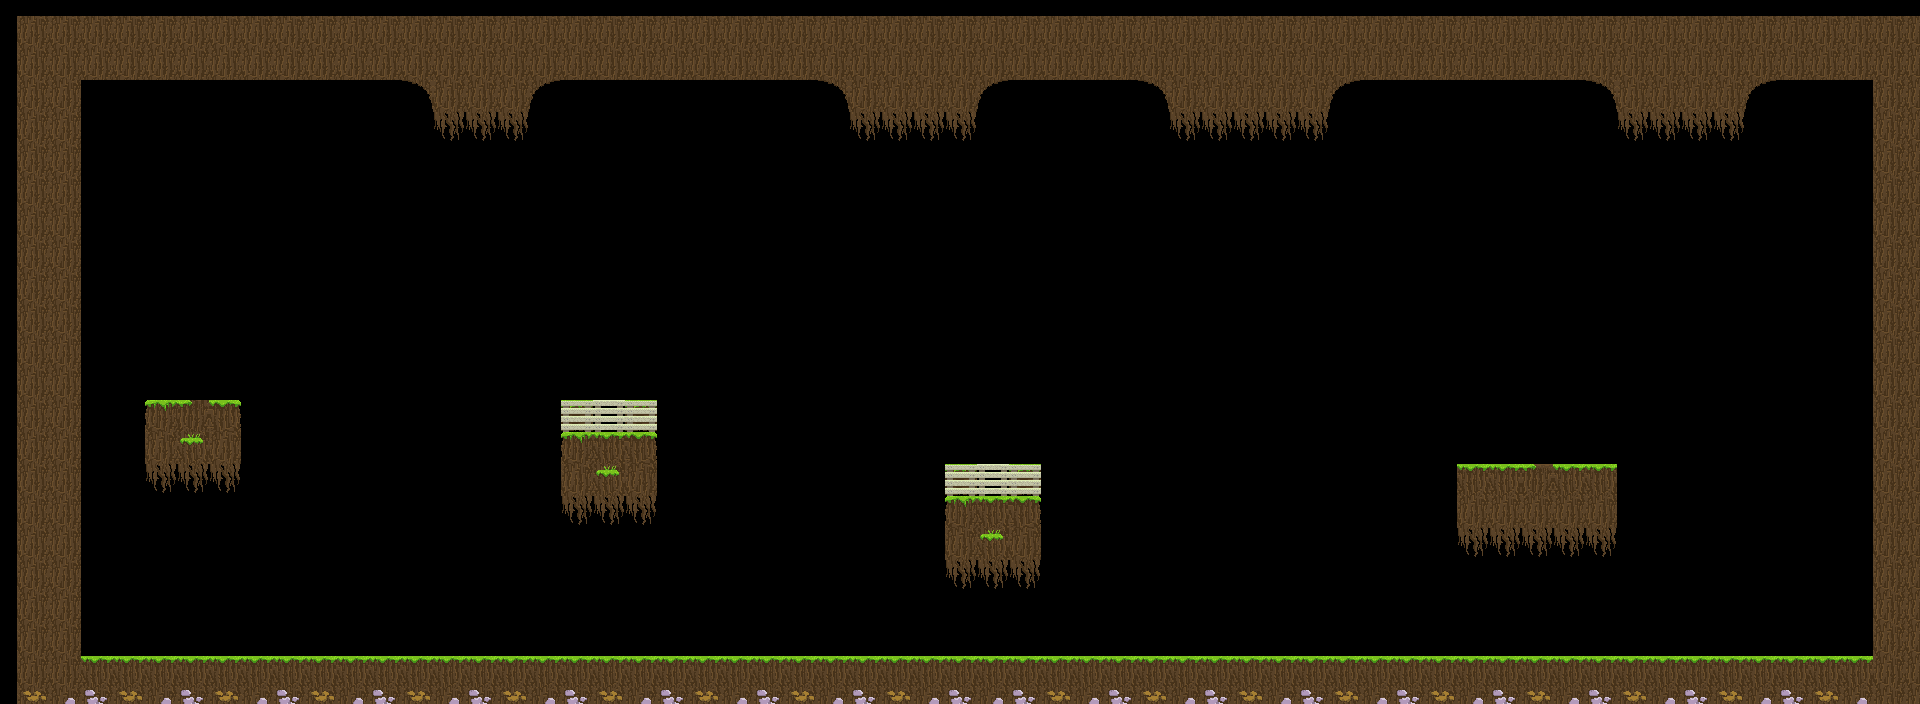

A 2D game scene composited from a Tiled map and its tileset images. What follows is a short description and the map's XML, with each tile layer's data collapsed to a summary:
An orthogonal 60x22 tile map with 32x32 px tiles, 1 tile layer (Tile Layer 1), 25 tilesets.

<map version="1.0" tiledversion="2018.06.01" orientation="orthogonal" renderorder="right-down" width="60" height="22" tilewidth="32" tileheight="32" infinite="0" nextlayerid="3" nextobjectid="1">
 <tileset firstgid="1" name="tile_00" tilewidth="32" tileheight="32" tilecount="1" columns="1">
  <image source="Tiles 32x32/separate png/tile_00.png" width="32" height="32" />
 </tileset>
 <tileset firstgid="2" name="tile_07" tilewidth="32" tileheight="32" tilecount="1" columns="1">
  <image source="Tiles 32x32/separate png/tile_07.png" width="32" height="32" />
 </tileset>
 <tileset firstgid="3" name="tile_05" tilewidth="32" tileheight="32" tilecount="1" columns="1">
  <image source="Tiles 32x32/separate png/tile_05.png" width="32" height="32" />
 </tileset>
 <tileset firstgid="4" name="tile_03" tilewidth="32" tileheight="32" tilecount="1" columns="1">
  <image source="Tiles 32x32/separate png/tile_03.png" width="32" height="32" />
 </tileset>
 <tileset firstgid="5" name="tile_01" tilewidth="32" tileheight="32" tilecount="1" columns="1">
  <image source="Tiles 32x32/separate png/tile_01.png" width="32" height="32" />
 </tileset>
 <tileset firstgid="6" name="tile_27" tilewidth="32" tileheight="32" tilecount="1" columns="1">
  <image source="Tiles 32x32/separate png/tile_27.png" width="32" height="32" />
 </tileset>
 <tileset firstgid="7" name="right_angle" tilewidth="32" tileheight="32" tilecount="1" columns="1">
  <image source="Tiles 32x32/separate png/tile_08.png" width="32" height="32" />
 </tileset>
 <tileset firstgid="8" name="Fall-Platform" tilewidth="32" tileheight="32" tilecount="1" columns="1">
  <image source="Tiles 32x32/separate png/tile_23.png" width="32" height="32" />
 </tileset>
 <tileset firstgid="9" name="left_angle" tilewidth="32" tileheight="32" tilecount="1" columns="1">
  <image source="Tiles 32x32/separate png/tile_54.png" width="32" height="32" />
 </tileset>
 <tileset firstgid="10" name="tile_02" tilewidth="32" tileheight="32" tilecount="1" columns="1">
  <image source="Tiles 32x32/separate png/tile_02.png" width="32" height="32" />
 </tileset>
 <tileset firstgid="11" name="tile_21" tilewidth="32" tileheight="32" tilecount="1" columns="1">
  <image source="Tiles 32x32/separate png/tile_21.png" width="32" height="32" />
 </tileset>
 <tileset firstgid="12" name="tile_47" tilewidth="32" tileheight="32" tilecount="1" columns="1">
  <image source="Tiles 32x32/separate png/tile_47.png" width="32" height="32" />
 </tileset>
 <tileset firstgid="13" name="tile_49" tilewidth="32" tileheight="32" tilecount="1" columns="1">
  <image source="Tiles 32x32/separate png/tile_49.png" width="32" height="32" />
 </tileset>
 <tileset firstgid="14" name="tile_48" tilewidth="32" tileheight="32" tilecount="1" columns="1">
  <image source="Tiles 32x32/separate png/tile_48.png" width="32" height="32" />
 </tileset>
 <tileset firstgid="15" name="tile_04" tilewidth="32" tileheight="32" tilecount="1" columns="1">
  <image source="Tiles 32x32/separate png/tile_04.png" width="32" height="32" />
 </tileset>
 <tileset firstgid="16" name="tile_45" tilewidth="32" tileheight="32" tilecount="1" columns="1">
  <image source="Tiles 32x32/separate png/tile_45.png" width="32" height="32" />
 </tileset>
 <tileset firstgid="17" name="Gift-station" tilewidth="32" tileheight="32" tilecount="1" columns="1">
  <image source="Tiles 32x32/separate png/tile_44.png" width="32" height="32" />
 </tileset>
 <tileset firstgid="18" name="tile_25" tilewidth="32" tileheight="32" tilecount="1" columns="1">
  <image source="Tiles 32x32/separate png/tile_25.png" width="32" height="32" />
 </tileset>
 <tileset firstgid="19" name="tile_52" tilewidth="32" tileheight="32" tilecount="1" columns="1">
  <image source="Tiles 32x32/separate png/tile_52.png" width="32" height="32" />
 </tileset>
 <tileset firstgid="20" name="tile_24" tilewidth="32" tileheight="32" tilecount="1" columns="1">
  <image source="Tiles 32x32/separate png/tile_24.png" width="32" height="32" />
 </tileset>
 <tileset firstgid="21" name="tile_20" tilewidth="32" tileheight="32" tilecount="1" columns="1">
  <grid orientation="orthogonal" width="15" height="15" />
  <image source="Tiles 32x32/separate png/tile_20.png" width="32" height="32" />
 </tileset>
 <tileset firstgid="22" name="tile_62" tilewidth="32" tileheight="32" tilecount="1" columns="1">
  <image source="Tiles 32x32/separate png/tile_62.png" width="32" height="32" />
 </tileset>
 <tileset firstgid="23" name="tile_53" tilewidth="32" tileheight="32" tilecount="1" columns="1">
  <image source="Tiles 32x32/separate png/tile_53.png" width="32" height="32" />
 </tileset>
 <tileset firstgid="24" name="Start-Station" tilewidth="32" tileheight="32" tilecount="1" columns="1">
  <image source="Tiles 32x32/separate png/tile_63.png" width="32" height="32" />
 </tileset>
 <tileset firstgid="25" name="Station" tilewidth="32" tileheight="32" tilecount="1" columns="1">
  <image source="Tiles 32x32/separate png/tile_57.png" width="32" height="32" />
 </tileset>
 <layer id="2" name="Tile Layer 1" width="60" height="22" offsetx="17" offsety="16">
  <data>[1320 cells, 400 non-empty, 15 distinct tile ids]</data>
 </layer>
</map>
